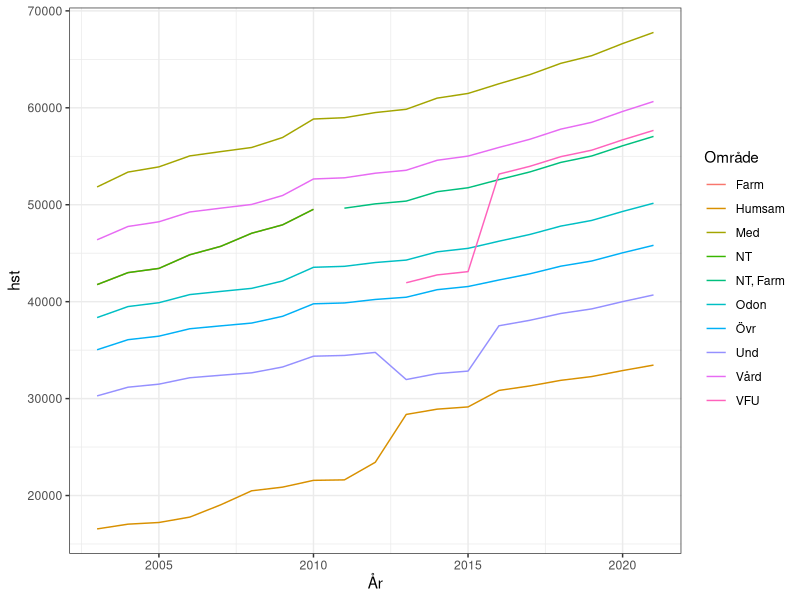
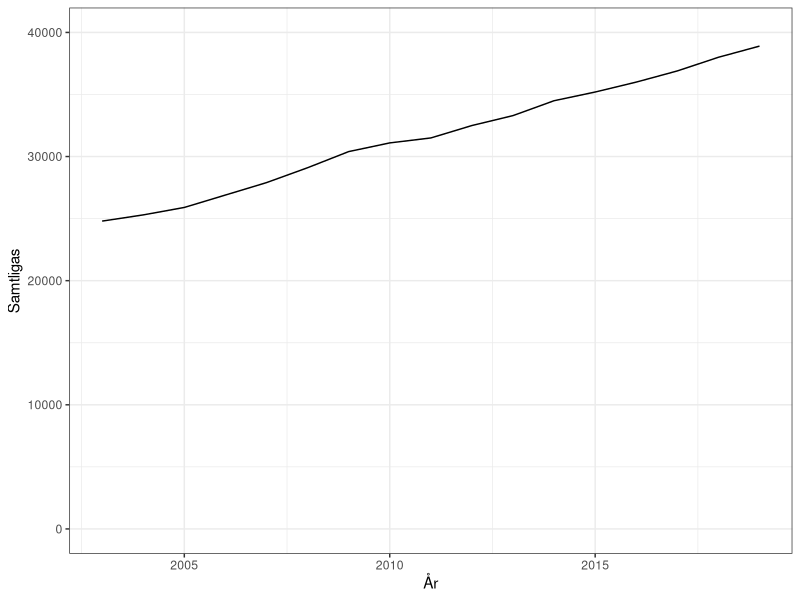
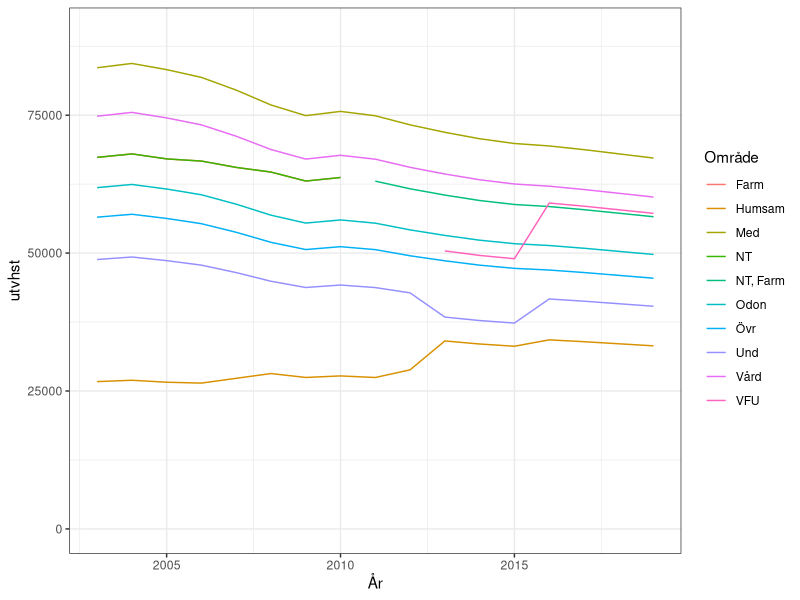

These figures' R source, in order:
## ---- chunk 1
knitr::opts_chunk$set(echo = FALSE, warning = FALSE, message = FALSE)
## ---- chunk 2
library(tidyverse)
regl <- read_tsv("data/regl.tsv")
wages <- read_tsv("data/wages.tsv")
theme_set(theme_bw())
## ---- chunk 3
regl %>% ggplot(aes(År, hst, colour = Område)) +
  geom_line()
## ---- chunk 4
wages %>% 
  ggplot(aes(År, Samtligas)) +
  geom_line() +
  ylim(0, 40000)
## ---- chunk 5
kombo<- inner_join(regl, wages)
kombo %>% mutate(utvhst = hst/Samtligas*40000, utvhpr = hpr/Samtligas*30000) -> kombo
## ---- chunk 6
kombo %>% 
  ggplot(aes(År, utvhst, colour = Område)) +
  geom_line() +
  ylim(0, 90000) +
  theme_bw()
